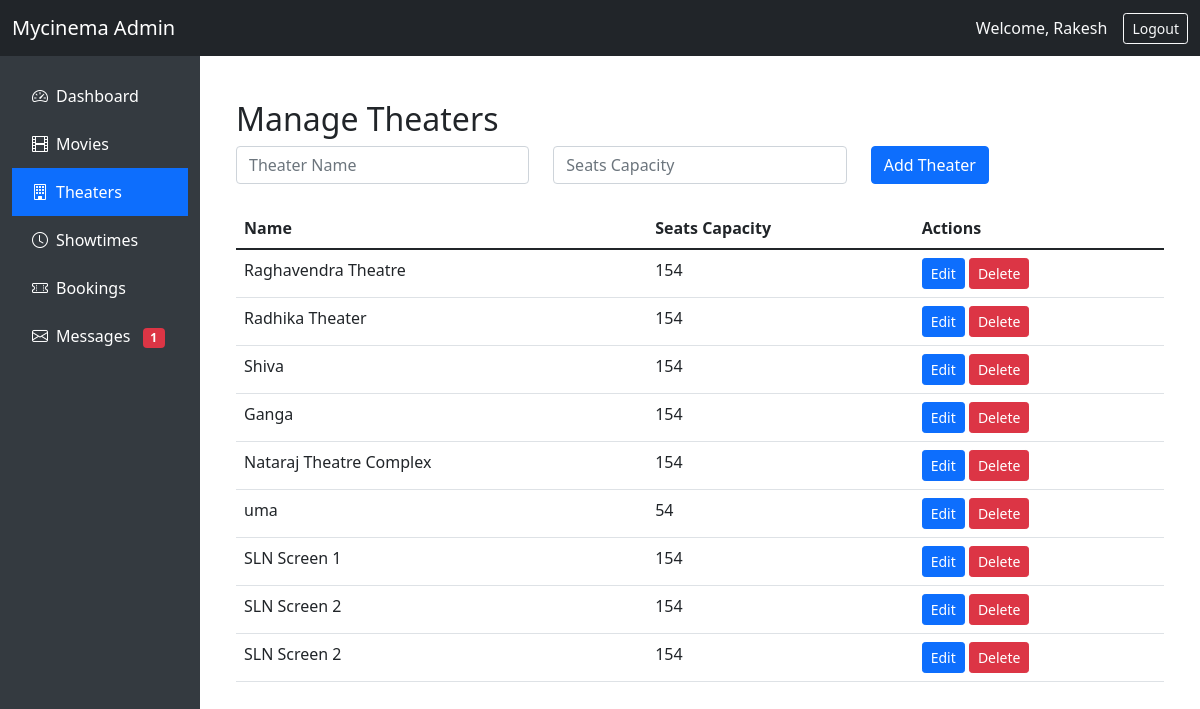
The page /admin/manage_theaters.php (signed in) on the database its author committed.
### tables this page shows
CREATE TABLE `theaters` (
  `theater_id` int(11) NOT NULL,
  `name` varchar(100) NOT NULL,
  `city` varchar(100) DEFAULT NULL,
  `seats_capacity` int(11) NOT NULL,
  `seats_per_row` int(11) NOT NULL DEFAULT 12,
  `number_of_rows` int(11) NOT NULL DEFAULT 10
);

### admin/manage_theaters.php (the view, shortened to what this page needs)
<?php
require_once '../config/database.php';
$theaters = $pdo->query("SELECT * FROM theaters")->fetchAll();
require_once 'includes/admin_header.php';
?>
<!DOCTYPE html>
<html lang="en">
<head>
    <link href="https://cdn.jsdelivr.net/npm/bootstrap@5.1.3/dist/css/bootstrap.min.css" rel="stylesheet">
</head>
<body>
    <div class="container mt-4">
        <h2>Manage Theaters</h2>
        <form method="POST" class="mb-4">
            <div class="row">
                <div class="col-md-4">
                    <input type="text" class="form-control" name="name" placeholder="Theater Name" required>
                </div>
                <div class="col-md-4">
                    <input type="number" class="form-control" name="seats_capacity" placeholder="Seats Capacity" required>
                </div>
                <div class="col-md-4">
                    <button type="submit" name="add_theater" class="btn btn-primary">Add Theater</button>
                </div>
            </div>
        </form>
        <table class="table">
            <thead>
                <tr>
                    <th>Name</th>
                    <th>Seats Capacity</th>
                    <th>Actions</th>
                </tr>
            </thead>
            <tbody>
                <?php foreach($theaters as $theater): ?>
                <tr>
                    <td><?php echo htmlspecialchars($theater['name']); ?></td>
                    <td><?php echo $theater['seats_capacity']; ?></td>
                    <td>
                        <a href="edit_theater.php?id=<?php echo $theater['theater_id']; ?>" class="btn btn-sm btn-primary">Edit</a>
                        <a href="delete_theater.php?id=<?php echo $theater['theater_id']; ?>"
                           class="btn btn-sm btn-danger"
                           onclick="return confirm('Are you sure?')">Delete</a>
                    </td>
                </tr>
                <?php endforeach; ?>
            </tbody>
        </table>
    </div>
</body>
</html>

### admin/includes/admin_header.php (shortened to what this page needs)
<?php
require_once '../config/database.php';
?>
<!DOCTYPE html>
<html lang="en">
<head>
    <link href="https://cdn.jsdelivr.net/npm/bootstrap@5.1.3/dist/css/bootstrap.min.css" rel="stylesheet">
    <link href="https://cdn.jsdelivr.net/npm/bootstrap-icons@1.8.1/font/bootstrap-icons.css" rel="stylesheet">
</head>
<body>
    <nav class="navbar navbar-expand-lg navbar-dark bg-dark">
        <div class="container-fluid">
            <a class="navbar-brand" href="index.php">Mycinema Admin</a>
            <div class="ms-auto d-flex align-items-center">
                <span class="text-light me-3">Welcome, Rakesh</span>
                <a href="logout.php" class="btn btn-outline-light btn-sm">Logout</a>
            </div>
        </div>
    </nav>
    <div class="container-fluid">
        <div class="row">
            <nav class="col-md-2 sidebar">
                <div class="position-sticky pt-3">
                    <ul class="nav flex-column">
                        <li class="nav-item">
                            <a class="nav-link <?php echo basename($_SERVER['PHP_SELF']) == 'index.php' ? 'active' : ''; ?>"
                               href="index.php">
                                <i class="bi bi-speedometer2 me-2"></i>Dashboard
                            </a>
                        </li>
                        <li class="nav-item">
                            <a class="nav-link <?php echo strpos($_SERVER['PHP_SELF'], 'movie') !== false ? 'active' : ''; ?>"
                               href="manage_movies.php">
                                <i class="bi bi-film me-2"></i>Movies
                            </a>
                        </li>
                        <li class="nav-item">
                            <a class="nav-link <?php echo strpos($_SERVER['PHP_SELF'], 'theater') !== false ? 'active' : ''; ?>"
                               href="manage_theaters.php">
                                <i class="bi bi-building me-2"></i>Theaters
                            </a>
                        </li>
                        <li class="nav-item">
                            <a class="nav-link <?php echo strpos($_SERVER['PHP_SELF'], 'showtime') !== false ? 'active' : ''; ?>"
                               href="manage_showtimes.php">
                                <i class="bi bi-clock me-2"></i>Showtimes
                            </a>
                        </li>
                        <li class="nav-item">
                            <a class="nav-link <?php echo strpos($_SERVER['PHP_SELF'], 'booking') !== false ? 'active' : ''; ?>"
                               href="manage_bookings.php">
                                <i class="bi bi-ticket-perforated me-2"></i>Bookings
                            </a>
                        </li>
                        <li class="nav-item">
                            <a class="nav-link <?php echo basename($_SERVER['PHP_SELF']) == 'messages.php' ? 'active' : ''; ?>"
                               href="messages.php">
                                <i class="bi bi-envelope me-2"></i>Messages
                                <?php
                                $stmt = $pdo->query("SELECT COUNT(*) FROM contact_messages WHERE status = 'unread'");
                                $unread_count = $stmt->fetchColumn();
                                if ($unread_count > 0): ?>
                                    <span class="badge bg-danger ms-2"><?php echo $unread_count; ?></span>
                                <?php endif; ?>
                            </a>
                        </li>
                    </ul>
                </div>
            </nav>
            <main class="col-md-10 ms-sm-auto main-content">

### admin/includes/admin_header.php (style rules this page uses)
.sidebar { min-height: calc(100vh - 56px); background-color: #343a40; }
.sidebar .nav-link { color: #fff; padding: 0.75rem 1.25rem; }
.sidebar .nav-link.active { background-color: #0d6efd; }
.main-content { padding: 20px; }

### rows shown on the page
theaters: name "Raghavendra Theatre", seats_capacity "154"
theaters: name "Radhika Theater", seats_capacity "154"
theaters: name "Shiva", seats_capacity "154"
theaters: name "Ganga", seats_capacity "154"
theaters: name "Nataraj Theatre Complex", seats_capacity "154"
theaters: name "uma", seats_capacity "54"
theaters: name "SLN Screen 1", seats_capacity "154"
theaters: name "SLN Screen 2", seats_capacity "154"
theaters: name "SLN Screen 2", seats_capacity "154"

### other values the page prints
$unread_count "1"
